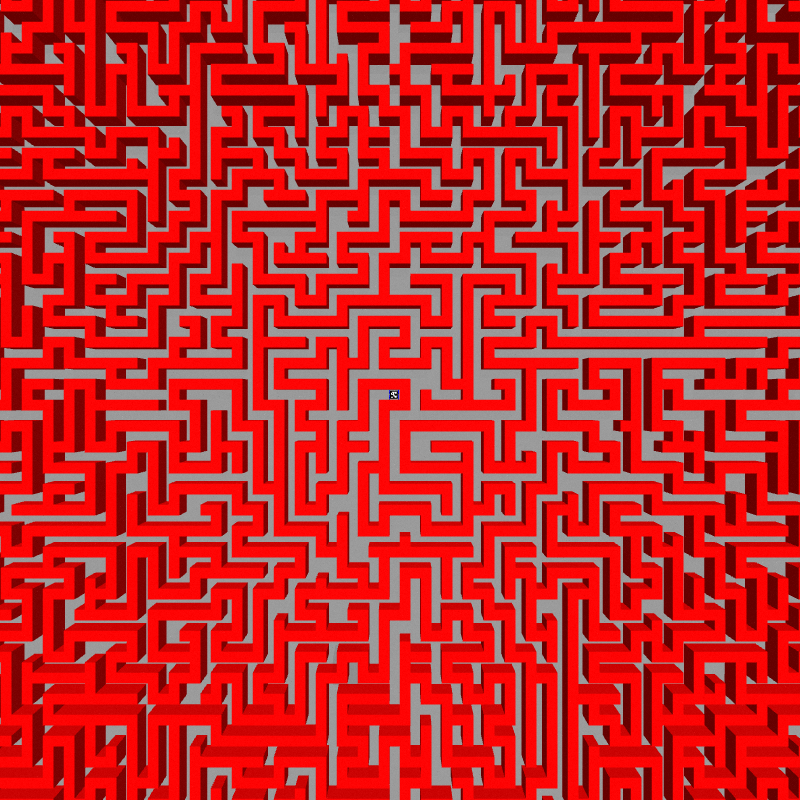
#> input picture scripts/frame.png, 800 x 800 px, found by its file name
$ python detect_qr.py
#> lines starting #> are read from the running program, lines starting #| are printed output that depends on the picture; after the words box and inside, x2 and y2 are one past the last pixel; in counts of white or black regions, pixels touching at a corner belong together
import cv2
img = cv2.imread('/home/stavan/camera_ws/src/rover_description/scripts/frame.png')
#> img is the input picture: shape (800, 800, 3); mean B, G, R 36.5, 36.5, 197.7

img = cv2.cvtColor(img, cv2.COLOR_BGR2GRAY)
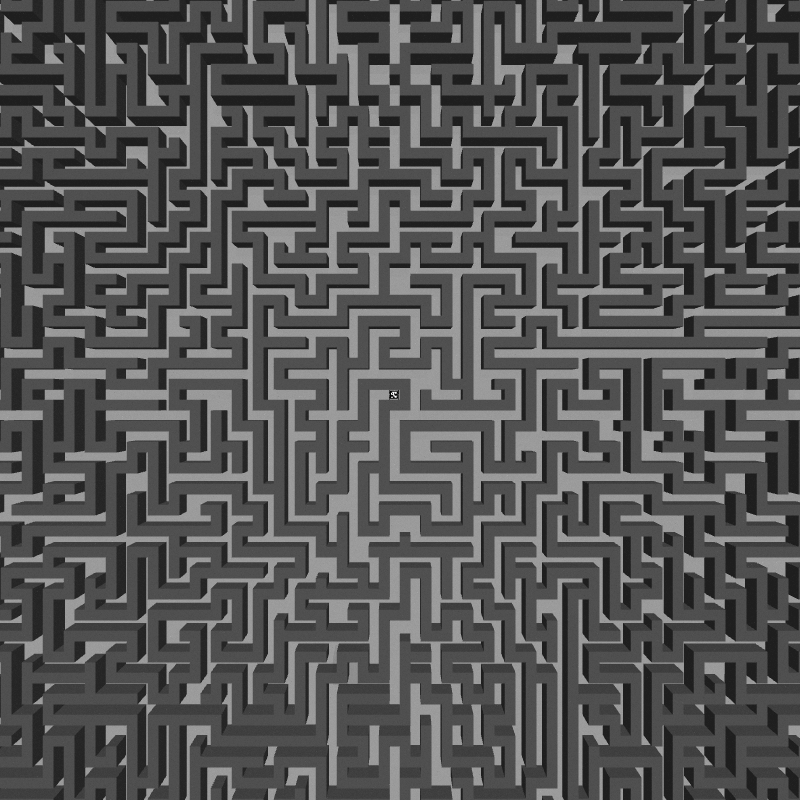
#> img: shape (800, 800); min 0, max 255, mean 84.7
thresh = 40
img = cv2.threshold(img, thresh, 255, cv2.THRESH_BINARY)[1]
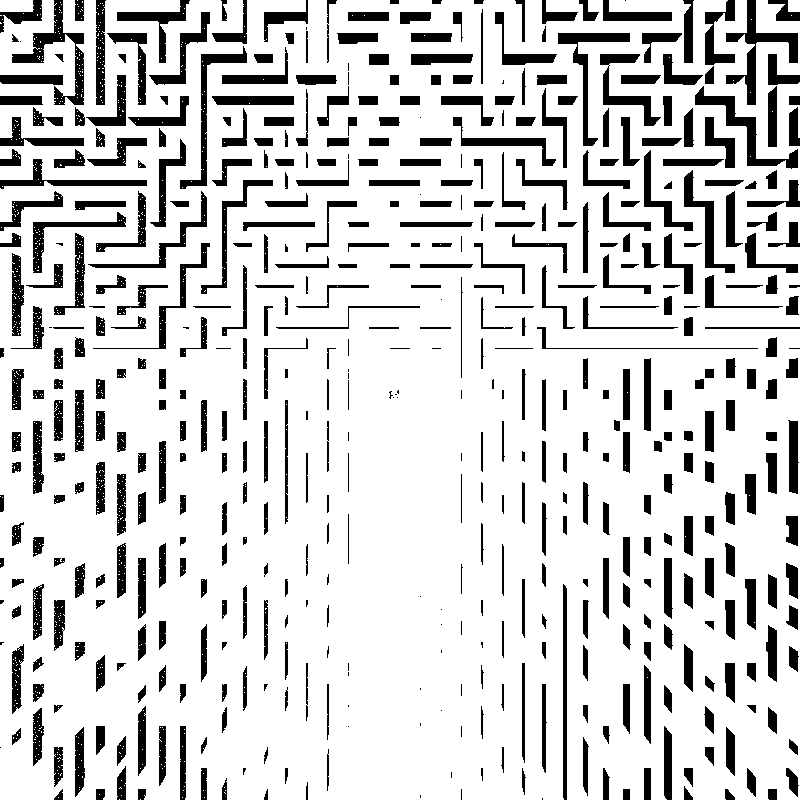
#> img: shape (800, 800); 82.8% white; 518 black regions (61 under 20 px), largest, box (x1, y1, x2, y2) and area: (12, 0, 84, 105) 1774, (726, 0, 798, 105) 1773, (695, 86, 798, 169) 1505
qcd = cv2.QRCodeDetector()
is_qr_there, decoded_info,b = qcd.detectAndDecode(img)
#> is_qr_there = ''
print(is_qr_there)
cv2.imshow('qr',img)
cv2.waitKey(100)
